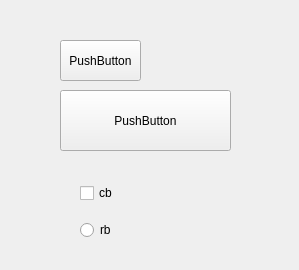
<?xml version="1.0" encoding="UTF-8"?>
<ui version="4.0">
 <class>Form</class>
 <widget class="QWidget" name="Form">
  <property name="geometry">
   <rect>
    <x>0</x>
    <y>0</y>
    <width>299</width>
    <height>270</height>
   </rect>
  </property>
  <property name="windowTitle">
   <string>Form</string>
  </property>
  <widget class="QPushButton" name="pushButton">
   <property name="geometry">
    <rect>
     <x>60</x>
     <y>40</y>
     <width>81</width>
     <height>41</height>
    </rect>
   </property>
   <property name="text">
    <string>PushButton</string>
   </property>
  </widget>
  <widget class="QPushButton" name="pushButton_2">
   <property name="geometry">
    <rect>
     <x>60</x>
     <y>90</y>
     <width>171</width>
     <height>61</height>
    </rect>
   </property>
   <property name="text">
    <string>PushButton</string>
   </property>
  </widget>
  <widget class="QCheckBox" name="checkBox">
   <property name="geometry">
    <rect>
     <x>80</x>
     <y>180</y>
     <width>95</width>
     <height>26</height>
    </rect>
   </property>
   <property name="text">
    <string>cb</string>
   </property>
  </widget>
  <widget class="QRadioButton" name="radioButton">
   <property name="geometry">
    <rect>
     <x>80</x>
     <y>220</y>
     <width>89</width>
     <height>20</height>
    </rect>
   </property>
   <property name="text">
    <string>rb</string>
   </property>
  </widget>
 </widget>
 <resources/>
 <connections/>
</ui>
